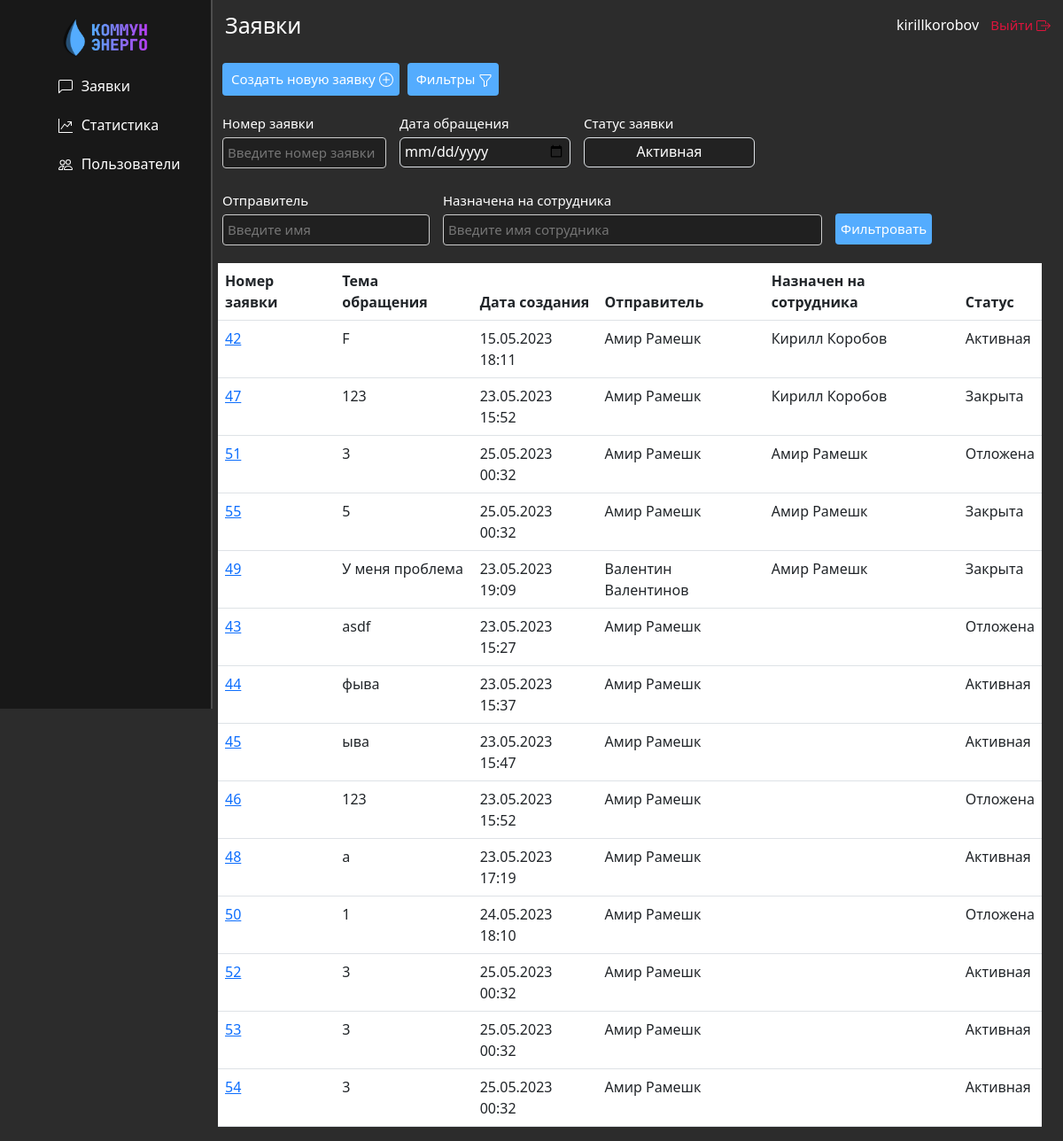
The page /messages/ (signed in) on the database its author committed.
### messages_home/models.py (models this page shows)
class Conversation(models.Model):
  STATUS_CHOICES = [
    ('active', 'Активная'),
    ('closed', 'Закрыта'),
    ('snoozed', 'Отложена'),
  ]
  user1 = models.ForeignKey(User, on_delete=models.CASCADE, related_name='conversations_started')
  user2 = models.ForeignKey(User, on_delete=models.CASCADE, related_name='conversations_involved', null=True)
  title = models.CharField(max_length=50)
  created_at = models.DateTimeField(auto_now_add=True)
  status = models.CharField(max_length=20, choices=STATUS_CHOICES, default='Активная')
  class Meta:
    verbose_name_plural = 'Диалоги'
    verbose_name = 'Диалог'
    ordering = ['-created_at']
  def __str__(self):
    return f"{self.user1} - {self.user2}"

### messages_home/views.py (the view, shortened to what this page needs)
# urls.py: path('', views.conversations_list, name='conversations_list'),
@login_required
def conversations_list(request):
    if request.method == 'POST':
        form = ConversationForm(request.POST)
        if form.is_valid():
            new_conversation = form.save(commit=False)
            new_conversation.user1 = request.user
            new_conversation.status = 'Активная'
            new_conversation.save()
            return JsonResponse({'url': reverse('conversation_detail', args=[new_conversation.id])})
        else:
            return JsonResponse({'error': form.errors})
    else:
        form = ConversationForm()
    user = request.user
    if user.is_authenticated and user.groups.filter(name='Обычные пользователи').exists():
        normal_users = User.objects.filter(
            groups__name='Обычные пользователи')
        conversations = Conversation.objects.filter(
            Q(user1__in=normal_users) | Q(user2__in=normal_users))
    else:
        conversations = Conversation.objects.all()
    number = request.GET.get('number')
    date = request.GET.get('date')
    status = request.GET.get('status')
    sender = request.GET.get('sender')
    recipient = request.GET.get('recipient')
    context = {}
    if status:
        conversations = conversations.filter(status=status)
        context['status'] = status
    conversations = conversations.annotate(
    latest_message_time=Subquery(
        Message.objects.filter(conversation=OuterRef('pk')).values('created_at').order_by('-created_at')[:1]
    )).order_by('-latest_message_time')
    context.update({
        'conversations': conversations
    })
    print(context)
    return render(request, 'messages_home/conversations_list.html', context=context)

### messages_home/templates/messages_home/conversations_list.html (shortened to what this page needs)
{% extends 'main/layout.html' %}
{% block pagename %}
<h1>Заявки</h1>
{% endblock%}
{% block main_content %}
<div class="row">
  <div class="col-md-12">
    <button class="blue-button" id="new-conv-btn">
      Создать новую заявку
    </button>
    <button id="filter-btn" class="blue-button">
      Фильтры
    </button>
    <div class="filter-form-conversations" id="q1s1">
      <form method="get" class="filter-form" action="">
        <div class="filters-boxes">
          <div class="filters-up-row">
            <div class="number-box filter-box">
              <label for="number">Номер заявки</label>
              <input value="{{ number }}" type="text" class="" id="number" name="number"
                placeholder="Введите номер заявки">
            </div>
            <div class="date-box filter-box">
              <label for="date">Дата обращения</label>
              <input value="{{ date }}" type="date" class="form-control forms-stat-date" id="date" name="date">
            </div>
            {% if user.groups.all.0.name != 'Обычные пользователи'%}
            <div class="status-box filter-box">
              <label for="status">Статус заявки</label>
              <select class="form-control forms-stat-date" id="status" name="status">
                <option class="status-option" value="Активная" {% if status == 'Активная' %}selected{% endif %}>Активная
                </option>
              </select>
            </div>
            {% endif %}
          </div>
          <div class="filters-bot-row">
            {% if user.groups.all.0.name != 'Обычные пользователи'%}
            <div class="sender-box filter-box">
              <label for="sender" class="">Отправитель</label>
              <div class="">
                <input value="{{ sender }}" type="text" name="sender" class="" id="sender" placeholder="Введите имя">
              </div>
            </div>
            <div class="recipient-box filter-box">
              <label for="recipient" class="">Назначена на сотрудника</label>
              <input value="{{ recipient }}" type="text" name="recipient" class="" id="recipient"
                placeholder="Введите имя сотрудника">
            </div>
            {% endif %}
            <div class="btn-box filter-box">
              <button type="submit" id='w131' class="submit-btn-filter">Фильтровать</button>
            </div>
          </div>
        </div>
      </form>
    </div>
    <table class="table">
      <thead>
        <tr>
          <th>Номер заявки</th>
          <th>Тема обращения</th>
          <th>Дата создания</th>
          {% if user.groups.all.0.name != 'Обычные пользователи'%}
          <th>Отправитель</th>
          <th>Назначен на сотрудника</th>
          <th>Статус</th>
          {% endif %}
        </tr>
      </thead>
      <tbody>
        {% for conversation in conversations %}
        <tr>
          <td><a href="{% url 'conversation_detail' conversation.id %}">{{ conversation.id }}</a></td>
          <td>{{ conversation.title }}</td>
          <td>{{ conversation.created_at|date:"SHORT_DATETIME_FORMAT" }}</td>
          {% if user.groups.all.0.name != 'Обычные пользователи'%}
          <td>{{ conversation.user1.first_name}} {{ conversation.user1.last_name }}</td>
          <td>{{ conversation.user2.first_name}} {{ conversation.user2.last_name }}</td>
          <td>{{ conversation.status}}</td>
          {% endif %}
        </tr>
        {% endfor %}
      </tbody>
    </table>
  </div>
</div>
{% endblock %}

### main/templates/main/layout.html (shortened to what this page needs)
{% load static %}
<!DOCTYPE html>
<html class="theme-dark">
<head>
  <link href="https://cdn.jsdelivr.net/npm/bootstrap@5.3.0-alpha3/dist/css/bootstrap.min.css" rel="stylesheet"
>
  <link rel="stylesheet" href="{% static 'main/css/main.css' %}">
</head>
<body>
<div class="aside-box">
  <aside>
    <img src="{% static '/main/img/logo.png' %}" alt="logo">
    <ul>
      <a href="{% url 'conversations_list' %}">
        <li>
          Заявки
        </li>
      </a>
      {% if user.groups.all.0.name != 'Обычные пользователи'%}
      <a href="{% url 'home' %}">
        <li>
          Статистика
        </li>
      </a>
      <a href="{% url 'users' %}">
        <li>
          Пользователи
        </li>
      </a>
      {% endif %}
    </ul>
  </aside>
</div>
<main>
  <div class="topline">
    <div class="topline-content">
      <div class="page-name">
        {% block pagename %}
        {% endblock%}
      </div>
      <div class="login-panel">
        <label class="user-name">
          {{ user }}
        </label>
        <a class="logout-btn" onclick="logout()">
          Выйти
        </a>
      </div>
    </div>
  </div>
  {% block main_content %}
  {% endblock %}
</main>
</body>
</html>

### main/static/main/css/main.css (style rules this page uses)
* { font-family: system-ui, -apple-system, "Segoe UI", Roboto, "Helvetica Neue", "Noto Sans", "Liberation Sans", Arial, sans-serif, "Apple Color Emoji", "Segoe UI Emoji", "Segoe UI Symbol", "Noto Color Emoji"; color: #fff; }
body { background: #2c2c2c; }
aside { display: flex; flex-direction: column; flex-wrap: no-wrap; float: left; align-items: center; background: #181818; width: 20%; padding: 2,5%; height: 100vh; position: fixed; border-right: 2px solid #4d4d4d; }
aside img { margin-top: 20px; width: 40%; float: left; }
aside ul { list-style: none; }
aside a { text-decoration: none; }
aside ul li { color: #fff; margin-top: 20px; display: block; transition: transform .6s ease; }
.topline { width: 100%; height: 7vh; color: white; font-family: system-ui, -apple-system, "Segoe UI", Roboto, "Helvetica Neue", "Noto Sans", "Liberation Sans", Arial, sans-serif, "Apple Color Emoji", "Segoe UI Emoji", "Segoe UI Symbol", "Noto Color Emoji"; }
.topline-content { display: flex; padding: 10px 10px 10px 8px; width: 100%; height: 7vh; align-items: center; justify-content: space-between; }
.topline-content h1 { font-size: 25px; }
main { padding-left: 20.5%; }
.filters-boxes input[type="text"], input[type="email"], input[type="password"] { background-color: #202020; width: 100%; margin: 5px 0 15px 0; display: inline-block; border: 1px solid #ccc; border-radius: 4px; box-sizing: border-box; color: white; font-family: system-ui, -apple-system, "Segoe UI", Roboto, "Helvetica Neue", "Noto Sans", "Liberation Sans", Arial, sans-serif, "Apple Color Emoji", "Segoe UI Emoji", "Segoe UI Symbol", "Noto Color Emoji" }
.table { width: 100%; }
.filter-form-conversations { font-size: 15px; }
.filters-boxes { display: flex; flex-direction: column; justify-content: space-around; }
.filters-up-row { display: flex; flex-direction: row; justify-content: flex-start; align-items: center; }
.filters-bot-row { display: flex; flex-direction: row; justify-content: flex-start; align-items: center; }
.filter-box { padding: 5px 10px 5px 5px; }
.filter-box input[type="text"] { padding: 5px; }
.submit-btn-filter { background-color: #54ACFE; color: white; font-family: system-ui, -apple-system, "Segoe UI", Roboto, "Helvetica Neue", "Noto Sans", "Liberation Sans", Arial, sans-serif, "Apple Color Emoji", "Segoe UI Emoji", "Segoe UI Symbol", "Noto Color Emoji"; font-size: 15px; border: none; border-radius: 4px; cursor: pointer; height: 35px; margin-top: 11px; }
.number-box { margin-top: 15px; width: 200px; }
.forms-stat-date { margin-top: 4px; height: 34px; background-color: #222; color: white; padding: 3px 5px 5px 5px; width: 193px; }
.blue-button { background-color: #54ACFE; color: white; font-family: system-ui, -apple-system, "Segoe UI", Roboto, "Helvetica Neue", "Noto Sans", "Liberation Sans", Arial, sans-serif, "Apple Color Emoji", "Segoe UI Emoji", "Segoe UI Symbol", "Noto Color Emoji"; font-size: 15px; border: none; border-radius: 4px; cursor: pointer; margin: 15px 0 0 5px; padding: 7px; padding-left: 10px; text-decoration: none; }
.nav-icon { margin-right: 5px; margin-bottom: 2px; }
.logout-btn { color: #dc143c; font-size: 15px; cursor: pointer; padding: 4px; text-decoration: none; }
.user-name { margin-right: 5px; }
.bi-box-arrow-right { margin-bottom: 2px; fill: #dc143c; }
.bi-plus-circle { margin-bottom: 2px; }
.status-option { background-color: #222; text-align: center; }
.row { display: flex; width: 100%; justify-content: flex-start; }
.page-name h1 { margin-bottom: 0; }

### rows shown on the page
Conversation: id "42", title "F", created_at "15.05.2023 18:11", user1.first_name "Амир", user1.last_name "Рамешк", user2.first_name "Кирилл", user2.last_name "Коробов", status "Активная"
Conversation: id "47", title "123", created_at "23.05.2023 15:52", user1.first_name "Амир", user1.last_name "Рамешк", user2.first_name "Кирилл", user2.last_name "Коробов", status "Закрыта"
Conversation: id "51", title "3", created_at "25.05.2023 00:32", user1.first_name "Амир", user1.last_name "Рамешк", user2.first_name "Амир", user2.last_name "Рамешк", status "Отложена"
Conversation: id "55", title "5", created_at "25.05.2023 00:32", user1.first_name "Амир", user1.last_name "Рамешк", user2.first_name "Амир", user2.last_name "Рамешк", status "Закрыта"
Conversation: id "49", title "У меня проблема", created_at "23.05.2023 19:09", user1.first_name "Валентин", user1.last_name "Валентинов", user2.first_name "Амир", user2.last_name "Рамешк", status "Закрыта"
Conversation: id "43", title "asdf", created_at "23.05.2023 15:27", user1.first_name "Амир", user1.last_name "Рамешк", status "Отложена"
Conversation: id "44", title "фыва", created_at "23.05.2023 15:37", user1.first_name "Амир", user1.last_name "Рамешк", status "Активная"
Conversation: id "45", title "ыва", created_at "23.05.2023 15:47", user1.first_name "Амир", user1.last_name "Рамешк", status "Активная"
Conversation: id "46", title "123", created_at "23.05.2023 15:52", user1.first_name "Амир", user1.last_name "Рамешк", status "Отложена"
Conversation: id "48", title "а", created_at "23.05.2023 17:19", user1.first_name "Амир", user1.last_name "Рамешк", status "Активная"
Conversation: id "50", title "1", created_at "24.05.2023 18:10", user1.first_name "Амир", user1.last_name "Рамешк", status "Отложена"
Conversation: id "52", title "3", created_at "25.05.2023 00:32", user1.first_name "Амир", user1.last_name "Рамешк", status "Активная"
Conversation: id "53", title "3", created_at "25.05.2023 00:32", user1.first_name "Амир", user1.last_name "Рамешк", status "Активная"
Conversation: id "54", title "3", created_at "25.05.2023 00:32", user1.first_name "Амир", user1.last_name "Рамешк", status "Активная"

### other values the page prints
{{ user }} "kirillkorobov"
